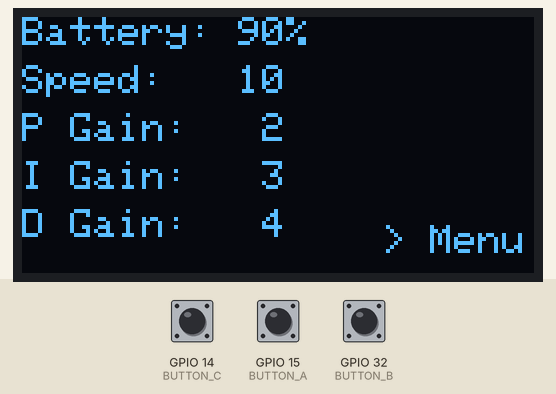
The sketch below on a simulated ESP32. Parts: 128×64 one-colour display. The test bench sets the inputs (shaded band); at power-on: GPIO 15 (BUTTON_A) HIGH, GPIO 14 (BUTTON_C) HIGH, GPIO 32 (BUTTON_B) HIGH. What the sketch prints to the serial monitor is not drawn.

Above: at 1.2 s.
1.3 s: GPIO 15 (BUTTON_A) pulled LOW for 1 s
At 3.2 s:
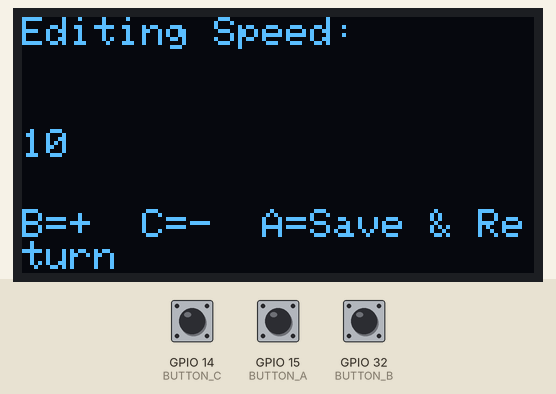
3.8 s: GPIO 14 (BUTTON_C) pulled LOW for 3.2 s
At 6.2 s:
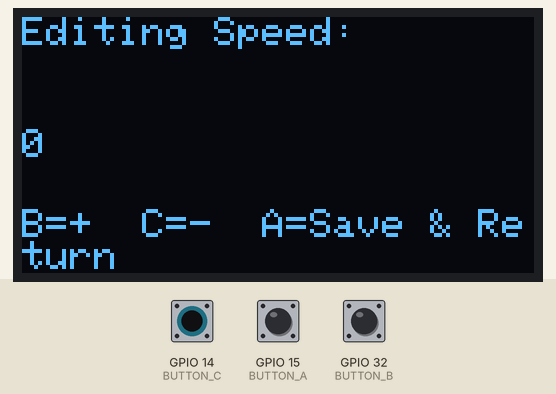
8.5 s: GPIO 32 (BUTTON_B) pulled LOW for 3.2 s
At 8.62 s:
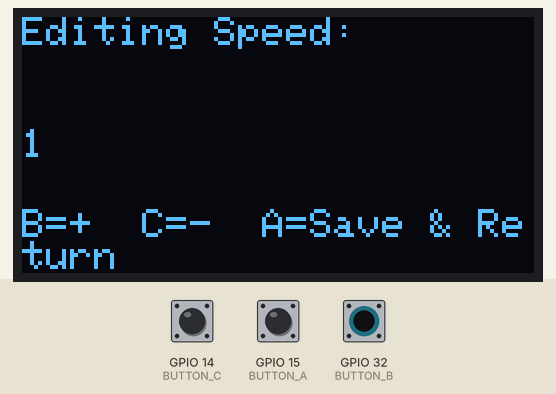
13.2 s: GPIO 32 (BUTTON_B) pulled LOW for 0.15 s
14.8 s: GPIO 15 (BUTTON_A) pulled LOW for 0.15 s
At 15.5 s:
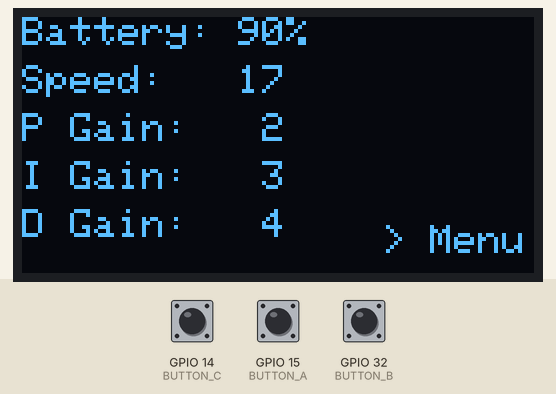
16.4 s: GPIO 15 (BUTTON_A) pulled LOW for 3.2 s
At 20.4 s:
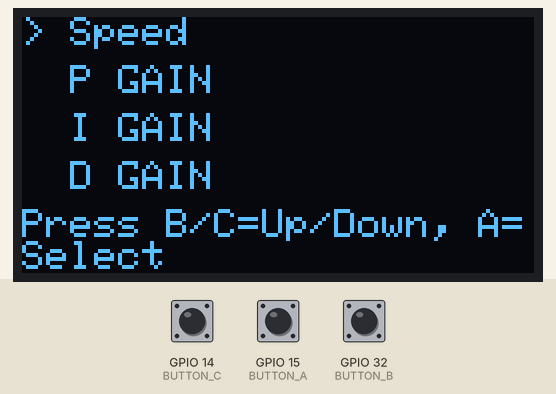
Timing chart, 0 to 21.9 s (numbered marks = the images above; inputs shaded):
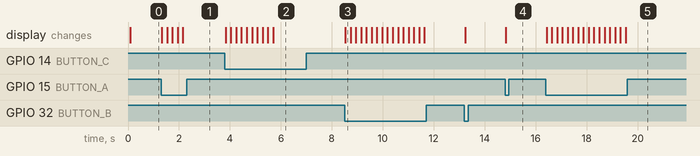

Measured:
- after the input at 1.3 s, the display: first changes at once (image 1 shows a later state)
- after the input at 3.8 s, the display: first changes at once (image 2 shows a later state)
- after the input at 8.5 s, the display: changes at once (image 3)
- after the input at 14.8 s, the display: changes at once (image 4)
- after the input at 16.4 s, the display: changes at once (image 5)

The sketch:

OLED_Display.ino
```cpp
// // slider----------------------------------------------
// #include "arduino_secrets.h"
// #include <WiFi.h>
// #include "thingProperties.h"
// #include <ArduinoIoTCloud.h>
// #include <Adafruit_NeoPixel.h>
// #define PIN_NEOPIXEL 0
// #define NUMPIXELS 1

// Adafruit_NeoPixel pixels(NUMPIXELS, PIN_NEOPIXEL, NEO_GRB + NEO_KHZ800);

// void setup() {
//   Serial.begin(115200);
//   delay(1500);

//   // initialize NeoPixel
//   pixels.begin();
//   pixels.setBrightness(255);
//   pixels.setPixelColor(0, pixels.Color(255, 0, 0)); // start with red color
//   pixels.show();

//   // connect WiFi and Ardiuno Cloud
//   initProperties();
//   WiFi.begin(SSID, PASS);
//   while (WiFi.status() != WL_CONNECTED) {
//     delay(500);
//     Serial.print(".");
//   }
//   Serial.println("\nWiFi Connected");

//   ArduinoCloud.begin(ArduinoIoTPreferredConnection);
//   ArduinoCloud.printDebugInfo();
// }

// void loop() {
//   ArduinoCloud.update();

// }

// void onRedChange() {
//   Serial.print("Red LED Level Update: ");
//   Serial.println(red);

//   pixels.setPixelColor(0, pixels.Color(red, 0, 0));
//   pixels.show();
// }

// //status ----------------------------------------------------------------

// #include "arduino_secrets.h"
// #include <WiFi.h>
// #include "thingProperties.h"
// #include <ArduinoIoTCloud.h>
// #include <Adafruit_NeoPixel.h>
// #define PIN_NEOPIXEL 0
// #define NUMPIXELS 1

// Adafruit_NeoPixel pixels(NUMPIXELS, PIN_NEOPIXEL, NEO_GRB + NEO_KHZ800);

// void setup() {
//   Serial.begin(115200);
//   delay(1500);

//   // initialize NeoPixel
//   pixels.begin();
//   pixels.setBrightness(255);
//   //pixels.setPixelColor(0, pixels.Color(255, 0, 0)); // start with red color
//   pixels.show();

//   // connect WiFi and Ardiuno Cloud
//   initProperties();
//   WiFi.begin(SSID, PASS);
//   while (WiFi.status() != WL_CONNECTED) {
//     delay(500);
//     Serial.print(".");
//   }
//   Serial.println("\nWiFi Connected");

//   ArduinoCloud.begin(ArduinoIoTPreferredConnection);
//   ArduinoCloud.printDebugInfo();
// }

// void loop() {
//   ArduinoCloud.update();
//   onConnectionStatusChange();
// }
// void onConnectionStatusChange()  {
//   if (ArduinoCloud.connected()) {
//     //LED GREEN

//     pixels.setPixelColor(0, pixels.Color(0, 255, 0));
//     connectionStatus = true;

//   }
//   else {
//     // LED RED
//     pixels.setPixelColor(0, pixels.Color(255, 0, 0));

//     connectionStatus = false;
//   }
//   pixels.show();
// }

// OLED with Battery and Feather-----------------------------------------------------------------------------------------
// #include <SPI.h>
// #include <Wire.h>
// #include <Adafruit_GFX.h>
// #include <Adafruit_SH110X.h>
// #include "arduino_secrets.h"
// #include <WiFi.h>
// #include "thingProperties.h"
// #include <ArduinoIoTCloud.h>
// #include <WiFi.h>
// #include <Adafruit_NeoPixel.h>
// //#include <ArduinoIoTCloudTCP.h>

// #define PIN_NEOPIXEL 0
// #define NUMPIXELS 1

// //#define VBATPIN A13 //this one will change depend on what pin we use

// Adafruit_SH1107 display = Adafruit_SH1107(64, 128, &Wire);
// Adafruit_NeoPixel pixels(NUMPIXELS, PIN_NEOPIXEL, NEO_GRB + NEO_KHZ800);
// void setup() {
//   Serial.begin(115200);
//   delay(250);
//   Wire.begin(22, 20);
//   pixels.begin();
//   pixels.setBrightness(255);
// //   pixels.setPixelColor(0, pixels.Color(255, 0, 0)); // start with red color
//   pixels.show();
//   //connect WiFi and Ardiuno Cloud
//   initProperties();
//   WiFi.begin(SSID, PASS);
//   while (WiFi.status() != WL_CONNECTED) {
//     delay(500);
//     Serial.print(".");
//   }
//   Serial.println("\nWiFi Connected");


//   Serial.println("128x64 OLED FeatherWing test");

//   if (!display.begin(0x3C, true)) {
//     Serial.println("OLED fail");
//     while (1);
//   }

//   Serial.println("OLED success");
//   display.clearDisplay();
//   display.setRotation(1);
//   //connect Ardiuno Cloud
//   ArduinoCloud.begin(ArduinoIoTPreferredConnection);
//   // 在 setup() 中注册连接和断开事件

//   ArduinoCloud.printDebugInfo();


// }

// void loop()
// {
//   // example code of calculate the voltage
//   // float measuredvbat = analogReadMilliVolts(VBATPIN);
//   // measuredvbat *= 2;    // we divided by 2, so multiply back
//   // measuredvbat /= 1000; // convert to volts!
//   // Serial.print("VBat: " ); Serial.println(measuredvbat);


//   //update arduino cloud dashboard
//   ArduinoCloud.update();
//   //onConnectionStatusChange();
//   // OLED shows battery
//   displayBattery();

// }

// // OLED
// void displayBattery() {
//   display.clearDisplay();
//   display.setTextSize(2);
//   display.setTextColor(SH110X_WHITE);
//   display.setCursor(0, 0);
//   display.println("Battery");
//   display.setTextSize(3);
//   display.setCursor(10, 30);
//   //display.print(batteryPercentage);
//   display.println("%");
//   display.display();
// }
// void onConnectionStatusChange()  {
//   if (ArduinoCloud.connected()) {
//     //LED is GREEN, connect

//     pixels.setPixelColor(0, pixels.Color(0, 255, 0));
//     connectionStatus = true;

//   }
//   else {
//     // LED is RED, disconnect
//     pixels.setPixelColor(0, pixels.Color(255, 0, 0));

//     connectionStatus = false;
//   }
//   pixels.show();

// }
// OLED Button ABC 15 32 14
#include <SPI.h>
#include <Wire.h>
#include <Adafruit_GFX.h>
#include <Adafruit_SH110X.h>

Adafruit_SH1107 display = Adafruit_SH1107(64, 128, &Wire);

#define BUTTON_A 15
#define BUTTON_B 32
#define BUTTON_C 14


enum OLED {
  OLED_MAIN,
  OLED_MENU,
  OLED_EDIT,
};
OLED currentOLED = OLED_MAIN;

int menuIndex = 0;
bool isEditing = false;

int batteryValue = 90;
int speedValue = 10;
int pGainValue = 2;
int iGainValue = 3;
int dGainValue = 4;

unsigned long lastPressTime = 0;
const unsigned long debounceInterval = 200;

void setup() {
  Serial.begin(115200);
  Serial.println("128x64 OLED FeatherWing Menu Example");

  display.begin(0x3C, true);
  display.clearDisplay();
  display.setRotation(1);
  display.display();

  pinMode(BUTTON_A, INPUT_PULLUP);
  pinMode(BUTTON_B, INPUT_PULLUP);
  pinMode(BUTTON_C, INPUT_PULLUP);

  drawMenu();
}

void loop() {
  // Button status
  bool aPressed = !digitalRead(BUTTON_A);
  bool bPressed = !digitalRead(BUTTON_B);
  bool cPressed = !digitalRead(BUTTON_C);

  unsigned long currentTime = millis();
  if (currentTime - lastPressTime > debounceInterval) {
    if (aPressed) {
      handleButtonA();
      lastPressTime = currentTime;
    } else if (bPressed) {
      handleButtonB();
      lastPressTime = currentTime;
    } else if (cPressed) {
      handleButtonC();
      lastPressTime = currentTime;
    }
  }
  delay(10);
}
// Button A
void handleButtonA() {
  switch (currentOLED)
  {
    case OLED_MAIN: //press A, go to menu display
    currentOLED = OLED_MENU;
    menuIndex = 0;
    break;
    case OLED_MENU: // press A to select one value to edit
    currentOLED = OLED_EDIT;
    if (menuIndex >= 0 && menuIndex <= 3) {
        currentOLED = OLED_EDIT;
      }
    break;
    case OLED_EDIT: // End the edit, press A, come back the main display
    currentOLED = OLED_MAIN;
    break;

  }
  drawMenu();
}
// button B
void handleButtonB() {
  switch (currentOLED)
  {
    case OLED_MAIN: //press B, nothing happen
    break;
    case OLED_MENU: // press B, cursor go up
      if (menuIndex > 0)
        menuIndex--;
      break;

    case OLED_EDIT:
    if (menuIndex == 0) //press B, increase speed value
    {
        speedValue++;
        Serial.print("Speed: ");
        Serial.println(speedValue);
    }
    else if(menuIndex == 1){      ////press B, increase P Gain value
      pGainValue++;
    }
    else if(menuIndex == 2){      ////press B, increase I Gain value
      iGainValue++;
    }
    else if(menuIndex == 3){      ////press B, increase D Gain value
      dGainValue++;
    }
    break;

  }
  drawMenu();
}
// Button C
void handleButtonC() {
  switch (currentOLED)
  {
    case OLED_MAIN: //press C, nothing happen
    break;
    case OLED_MENU: // press C, cursor go down
    menuIndex++;
    break;
    case OLED_EDIT:
    if (menuIndex == 0 && speedValue > 0) //press C, decrease speed value
    {
        speedValue--;
        Serial.print("Speed: ");
        Serial.println(speedValue);
    }
    else if(menuIndex == 1 && pGainValue > 0){ //press C, decrease P Gain value
        pGainValue--;
    }
    else if(menuIndex == 2 && pGainValue > 0){ //press C, decrease I Gain value
        iGainValue--;
    }
    else if(menuIndex == 3 && pGainValue > 0){ //press C, decrease D Gain value
        dGainValue--;
    }
    break;

  }
  drawMenu();
}
void drawMenu()
{
  display.clearDisplay();
  display.setTextSize(1);
  display.setTextColor(SH110X_WHITE);

  switch (currentOLED) {
    case OLED_MAIN:
      mainScreen();
      break;
    case OLED_MENU:
      menuScreen();
      break;
    case OLED_EDIT:
      editScreen();
      break;
  }

  display.display();
}
// the main screen， display at first
void mainScreen()
{
  // display Battery value
  display.setCursor(0, 0);
  display.print("Battery: ");
  display.print(batteryValue);
  display.println("%");
  // display Speed value
  display.setCursor(0, 12);
  display.print("Speed:   ");
  display.println(speedValue);
  // display p gain value
  display.setCursor(0, 24);
  display.print("P Gain:   ");
  display.println(pGainValue);
  // display i gain value
    display.setCursor(0, 36);
  display.print("I Gain:   ");
  display.println(iGainValue);
  // display d value
    display.setCursor(0, 48);
    display.print("D Gain:   ");
  display.println(dGainValue);
  // display Menu mode
  display.setCursor(90, 52);
  display.print("> Menu");
}
//menu Screen: display the selections
void menuScreen()
{
  // selection 1: Speed
  display.setCursor(0, 0);
  if (menuIndex == 0) {
    display.print("> Speed");
  } else {
    display.print("  Speed");
  }

  // selection 2: P GAIN
  display.setCursor(0, 12);
  if (menuIndex == 1) {
    display.print("> P GAIN");
  } else {
    display.print("  P GAIN");
  }

    // selection 3: I GAIN
  display.setCursor(0, 24);
  if (menuIndex == 2) {
    display.print("> I GAIN");
  } else {
    display.print("  I GAIN");
  }

    // selection 2: D GAIN
  display.setCursor(0, 36);
  if (menuIndex == 3) {
    display.print("> D GAIN");
  } else {
    display.print("  D GAIN");
  }
  // tips
  display.setCursor(0, 48);
  display.print("Press B/C=Up/Down, A=Select");
}
// Editting screen: increase/decrease values
void editScreen()
{
  if (menuIndex == 0) {
    // edit Speed
    display.setCursor(0, 0);
    display.print("Editing Speed:");
    display.setCursor(0, 28);
    display.print(speedValue);
  }
  else if(menuIndex == 1){
    // edit P GAIN
    display.setCursor(0, 16);
    display.print("Editing P GAIN:");
    display.setCursor(0, 28);
    display.print(pGainValue);
  }
    else if(menuIndex == 2){
    // edit P GAIN
    display.setCursor(0, 16);
    display.print("Editing I GAIN:");
    display.setCursor(0, 28);
    display.print(iGainValue);
  }
    else if(menuIndex == 3){
    // edit P GAIN
    display.setCursor(0, 16);
    display.print("Editing D GAIN:");
    display.setCursor(0, 28);
    display.print(dGainValue);
  }
  // tips
  display.setCursor(0, 48);
  display.print("B=+  C=-  A=Save & Return");
}
```
